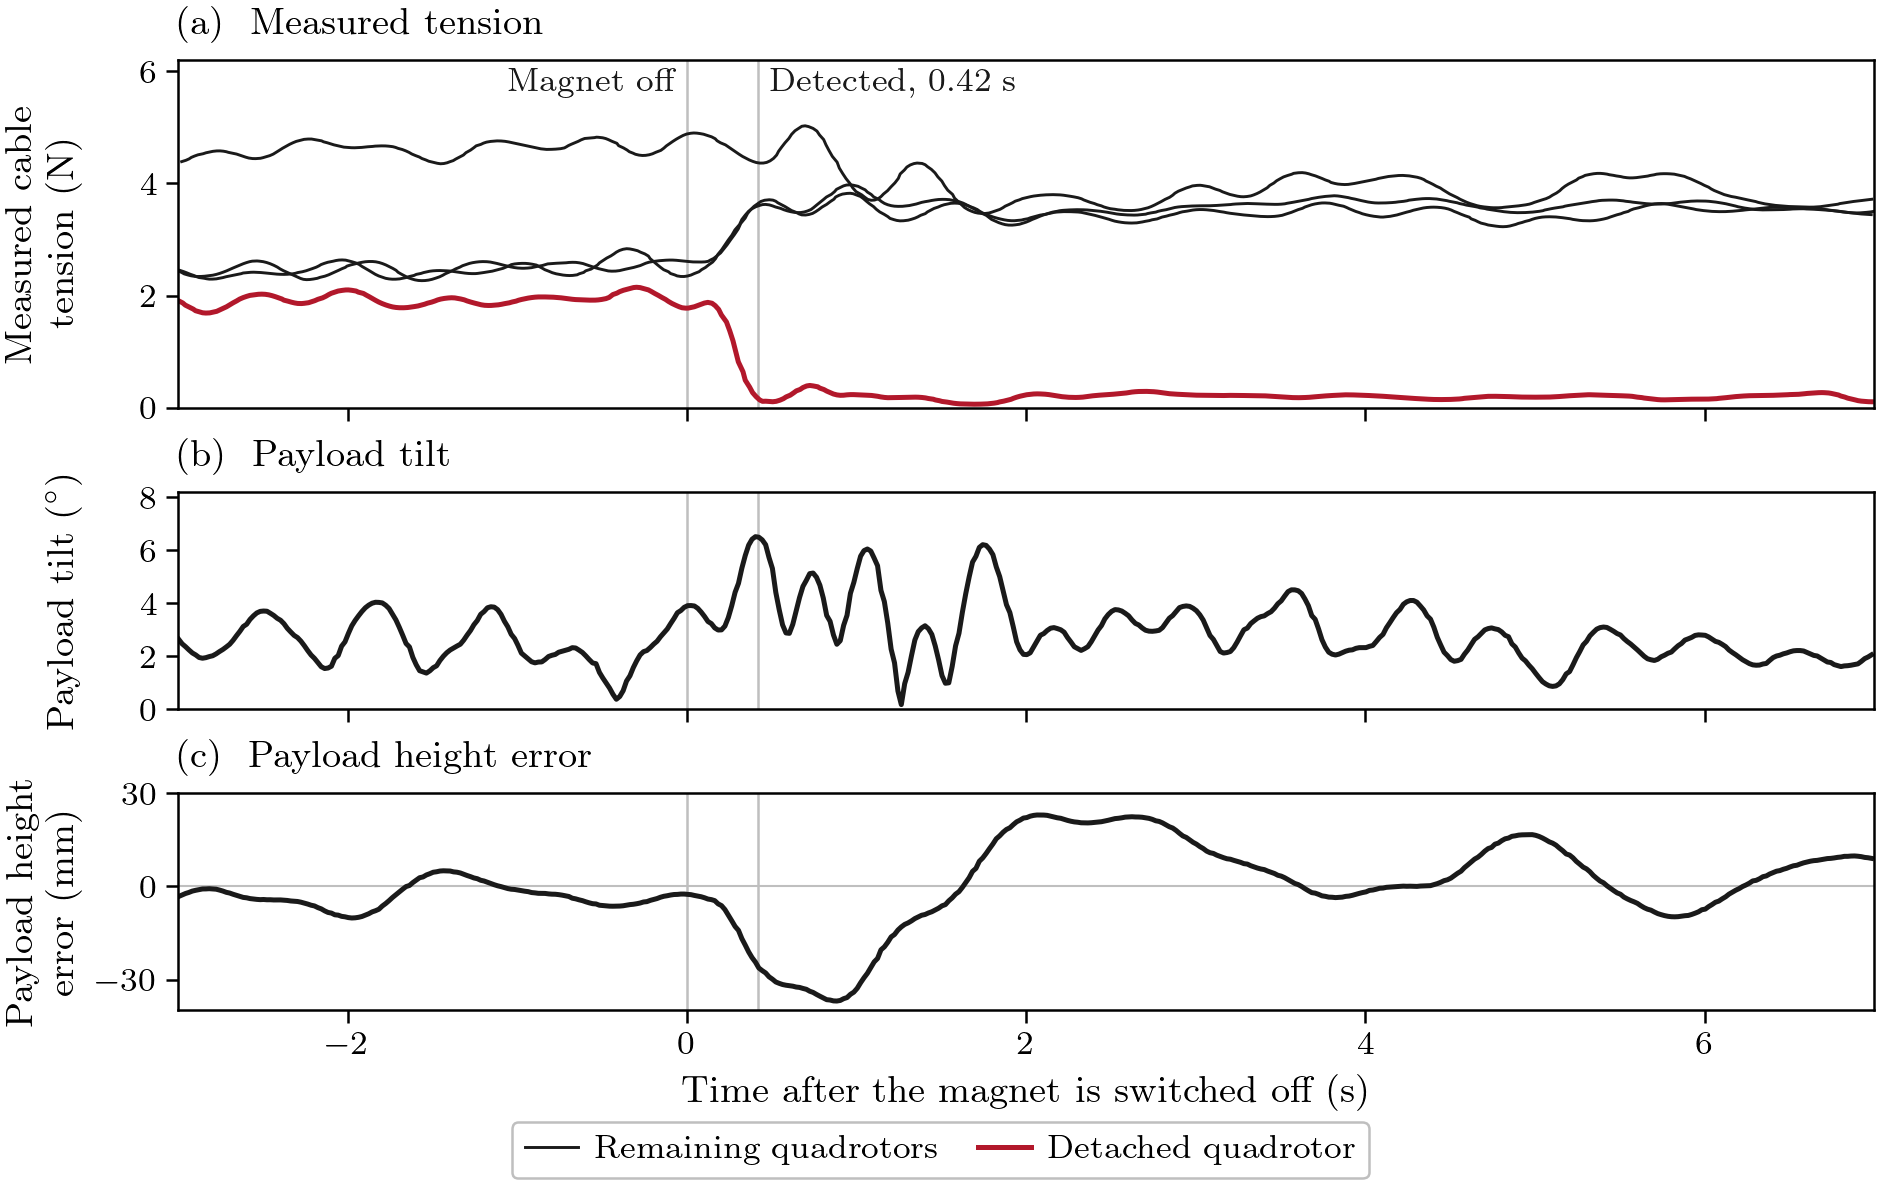

Write the Python code that produced this figure.
#!/usr/bin/env python3
"""5 Nov revision of review_2026-10-24/fig_release_rig.py (Wesley: figures "extremely high quality"): panel labels, the band
and the time back in it drawn (fig_reaction.py's definition, the one the table uses), the detection marked from
events.csv, plain legend words (remaining / released quadrotor).

The one sentence: the planner detects the release from motion capture and the ring is back in its band 1.8 s later.

The real world: one of four carriers lets go unannounced (RIG-1008-r303_4, 8 Oct, 0.55 m cables), with the tension each
quad MEASURES (Wesley 27 Oct: a real-world release, no planned line).

Hero: measured cable tension per quad = drone mass (0.55 kg, the flight's) x |the cable acceleration the tracker fed
forward| (cable_source mocap: measured from motion capture, capped at 12 m/s^2 = 6.6 N; 0.2 s mean); survivors blue, the
released carrier red; the ring's tilt and height error below. Tracker logs moved onto the flight's clock by the offset
that matches their pose to run.csv (all four agree to 0.01 s).
"""
import glob
import os
import sys

import numpy as np
import pandas as pd

sys.path.insert(0, os.path.dirname(os.path.abspath(__file__)))
import review_style as S  # noqa: E402

RIG = os.path.join(S.REPO, 'results', 'rig', '2026-10-08')
FLIGHT = 'r303_4'
MASS = 0.55
SMOOTH_S = 0.2
WINDOW = (-3.0, 7.0)


def clock_offset(tr, run, k):
    rt, rx = run.t.to_numpy(), run[f'd{k}_x'].to_numpy()
    st, px = tr.sim_time.to_numpy(), tr.pose_x.to_numpy()
    best = (np.inf, 0.0)
    for off in np.arange(st.min() - rt.max(), st.max() - rt.min(), 0.01):
        x = np.interp(st - off, rt, rx, left=np.nan, right=np.nan)
        m = np.isfinite(x) & np.isfinite(px)
        if m.sum() > 100:
            e = np.mean((x[m] - px[m]) ** 2)
            if e < best[0]:
                best = (e, off)
    return best[1]


def main():
    run = pd.read_csv(os.path.join(RIG, FLIGHT + '_run', 'logs', 'run.csv'))
    ev = pd.read_csv(os.path.join(RIG, FLIGHT + '_run', 'logs', 'events.csv'))
    t_rel = float(ev.loc[ev.event == 'RELEASE', 'sim_time'].iloc[0])
    released = int(ev.loc[ev.event == 'RELEASE', 'arg'].iloc[0].split('/drone_')[1].rstrip(')'))
    t = run.t.to_numpy() - t_rel
    S.setup()
    fig = S.figure('full', 3.95)        # panels, their (a)-(c) labels and the legend below
    a, b, c = fig.subplots(3, 1, sharex=True, gridspec_kw={'height_ratios': [1.6, 1, 1]})
    key = {}
    for f in sorted(glob.glob(os.path.join(RIG, FLIGHT + '_logs', 'logs', 'tracker', 'drone*', 'log.csv'))):
        k = int(os.path.basename(os.path.dirname(f))[5])
        tr = pd.read_csv(f)
        off = clock_offset(tr.iloc[::5], run, k)
        tt = tr.sim_time.to_numpy() - off - t_rel
        ten = MASS * np.sqrt(tr.acx ** 2 + tr.acy ** 2 + tr.acz ** 2)
        dt = np.nanmedian(np.diff(tt))
        ten = pd.Series(ten).rolling(max(1, int(round(SMOOTH_S / dt))), center=True, min_periods=1).mean().to_numpy()
        m = (tt >= WINDOW[0]) & (tt <= WINDOW[1])
        line, = a.plot(tt[m], ten[m], color=S.RED if k == released else S.INK,
                       lw=S.LW_HERO if k == released else S.LW_CTX)
        key['Detached quadrotor' if k == released else 'Remaining quadrotors'] = line
    a.set_ylabel('Measured cable\ntension (N)')
    a.set_ylim(0, 6.2)
    a.set_yticks([0, 2, 4, 6])
    m = (t >= WINDOW[0]) & (t <= WINDOW[1])
    tilt = run.payload_tilt_deg.to_numpy()
    t_det = float(ev.loc[ev.event == 'DETECTED', 'sim_time'].iloc[0]) - t_rel
    t_land = float(ev.loc[ev.event == 'LAND', 'sim_time'].iloc[0]) - t_rel
    band = float(np.nanmax(tilt[(t >= -5) & (t < 0)])) + 0.5          # fig_reaction.py: highest tilt before + 0.5 deg
    post = (t >= 0) & (t <= min(t_land, 15.0))
    back = float(t[np.flatnonzero(post & (tilt > band))[-1]])
    b.plot(t[m], tilt[m], color=S.INK, lw=S.LW_HERO)
    # Wesley 14 Nov: the recovery band and its bracket are left to the text (band and time still printed below)
    b.set_ylabel(r'Payload tilt ($^\circ$)')
    b.set_ylim(0, 8.2)
    b.set_yticks([0, 2, 4, 6, 8])
    dz = 1000.0 * (run.payload_z.to_numpy() - run.payload_ref_z.to_numpy())
    c.plot(t[m], dz[m], color=S.INK, lw=S.LW_HERO)
    c.axhline(0, color=S.LIGHT, lw=0.5, zorder=0)
    c.set_ylabel('Payload height\nerror (mm)')
    c.set_yticks([-30, 0, 30])
    for ax in (a, b, c):
        ax.axvline(0, color=S.LIGHT, lw=0.6, zorder=0)
        ax.axvline(t_det, color=S.LIGHT, lw=0.6, zorder=0)
    a.annotate('Magnet off', xy=(0, 1.0), xycoords=('data', 'axes fraction'), xytext=(-3, -2), textcoords='offset points',
               ha='right', va='top', fontsize=8, color=S.INK)
    a.annotate(f'Detected, {t_det:.2f} s', xy=(t_det, 1.0), xycoords=('data', 'axes fraction'), xytext=(3, -2),
               textcoords='offset points', ha='left', va='top', fontsize=8, color=S.INK)
    for ax, letter, name in zip((a, b, c), 'abc', ('Measured tension', 'Payload tilt', 'Payload height error')):
        S.panel(ax, letter, name)
    fig.align_ylabels((a, b, c))
    c.set_xlim(*WINDOW)
    c.set_xlabel('Time after the magnet is switched off (s)')
    S.ps.legend_below(fig, [key['Remaining quadrotors'], key['Detached quadrotor']],
                      ['Remaining quadrotors', 'Detached quadrotor'], ncol=2)
    print(f'band {band:.2f} deg, back in band {back:.2f} s, detected {t_det:.2f} s, LAND {t_land:.2f} s')
    S.save(fig, 'fig_release_rig')


if __name__ == '__main__':
    main()
